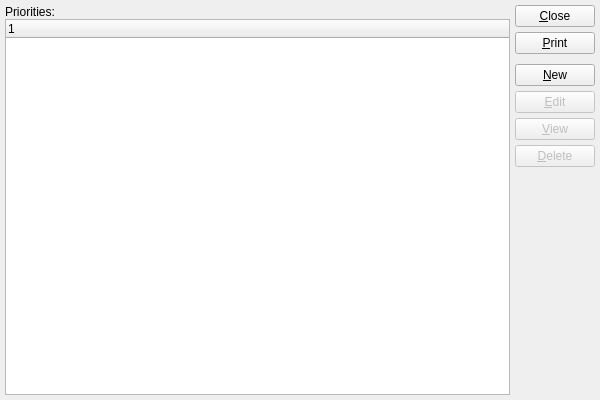
<?xml version="1.0" encoding="UTF-8"?>
<ui version="4.0">
 <comment>This file is part of the xTuple ERP: PostBooks Edition, a free and
open source Enterprise Resource Planning software suite,
Copyright (c) 1999-2011 by OpenMFG LLC, d/b/a xTuple.
It is licensed to you under the Common Public Attribution License
version 1.0, the full text of which (including xTuple-specific Exhibits)
is available at www.xtuple.com/CPAL.  By using this software, you agree
to be bound by its terms.</comment>
 <class>incidentPriorities</class>
 <widget class="QWidget" name="incidentPriorities">
  <property name="geometry">
   <rect>
    <x>0</x>
    <y>0</y>
    <width>600</width>
    <height>400</height>
   </rect>
  </property>
  <property name="windowTitle">
   <string>List Priorities</string>
  </property>
  <layout class="QGridLayout" name="gridLayout">
   <item row="0" column="0">
    <layout class="QVBoxLayout">
     <property name="spacing">
      <number>0</number>
     </property>
     <item>
      <widget class="QLabel" name="_incidentPrioritiesLit">
       <property name="text">
        <string>Priorities:</string>
       </property>
      </widget>
     </item>
     <item>
      <widget class="XTreeWidget" name="_incidentPriorities">
       <property name="sizePolicy">
        <sizepolicy hsizetype="Expanding" vsizetype="Expanding">
         <horstretch>0</horstretch>
         <verstretch>0</verstretch>
        </sizepolicy>
       </property>
      </widget>
     </item>
    </layout>
   </item>
   <item row="0" column="1">
    <layout class="QVBoxLayout" name="verticalLayout">
     <item>
      <widget class="QPushButton" name="_close">
       <property name="text">
        <string>&amp;Close</string>
       </property>
      </widget>
     </item>
     <item>
      <widget class="QPushButton" name="_print">
       <property name="text">
        <string>&amp;Print</string>
       </property>
      </widget>
     </item>
     <item>
      <spacer name="verticalSpacer">
       <property name="orientation">
        <enum>Qt::Vertical</enum>
       </property>
       <property name="sizeType">
        <enum>QSizePolicy::Preferred</enum>
       </property>
       <property name="sizeHint" stdset="0">
        <size>
         <width>20</width>
         <height>5</height>
        </size>
       </property>
      </spacer>
     </item>
     <item>
      <widget class="QPushButton" name="_new">
       <property name="text">
        <string>&amp;New</string>
       </property>
      </widget>
     </item>
     <item>
      <widget class="QPushButton" name="_edit">
       <property name="enabled">
        <bool>false</bool>
       </property>
       <property name="text">
        <string>&amp;Edit</string>
       </property>
      </widget>
     </item>
     <item>
      <widget class="QPushButton" name="_view">
       <property name="enabled">
        <bool>false</bool>
       </property>
       <property name="text">
        <string>&amp;View</string>
       </property>
      </widget>
     </item>
     <item>
      <widget class="QPushButton" name="_delete">
       <property name="enabled">
        <bool>false</bool>
       </property>
       <property name="text">
        <string>&amp;Delete</string>
       </property>
      </widget>
     </item>
     <item>
      <spacer>
       <property name="orientation">
        <enum>Qt::Vertical</enum>
       </property>
       <property name="sizeType">
        <enum>QSizePolicy::Expanding</enum>
       </property>
       <property name="sizeHint" stdset="0">
        <size>
         <width>20</width>
         <height>20</height>
        </size>
       </property>
      </spacer>
     </item>
    </layout>
   </item>
  </layout>
 </widget>
 <layoutdefault spacing="5" margin="5"/>
 <pixmapfunction>qPixmapFromMimeSource</pixmapfunction>
 <customwidgets>
  <customwidget>
   <class>XTreeWidget</class>
   <extends>QTreeWidget</extends>
   <header>xtreewidget.h</header>
   <container>1</container>
  </customwidget>
 </customwidgets>
 <tabstops>
  <tabstop>_incidentPriorities</tabstop>
  <tabstop>_new</tabstop>
  <tabstop>_edit</tabstop>
  <tabstop>_view</tabstop>
  <tabstop>_delete</tabstop>
  <tabstop>_print</tabstop>
  <tabstop>_close</tabstop>
 </tabstops>
 <resources/>
 <connections>
  <connection>
   <sender>_close</sender>
   <signal>clicked()</signal>
   <receiver>incidentPriorities</receiver>
   <slot>close()</slot>
   <hints>
    <hint type="sourcelabel">
     <x>20</x>
     <y>20</y>
    </hint>
    <hint type="destinationlabel">
     <x>20</x>
     <y>20</y>
    </hint>
   </hints>
  </connection>
  <connection>
   <sender>_incidentPriorities</sender>
   <signal>valid(bool)</signal>
   <receiver>_view</receiver>
   <slot>setEnabled(bool)</slot>
   <hints>
    <hint type="sourcelabel">
     <x>20</x>
     <y>20</y>
    </hint>
    <hint type="destinationlabel">
     <x>20</x>
     <y>20</y>
    </hint>
   </hints>
  </connection>
 </connections>
</ui>
